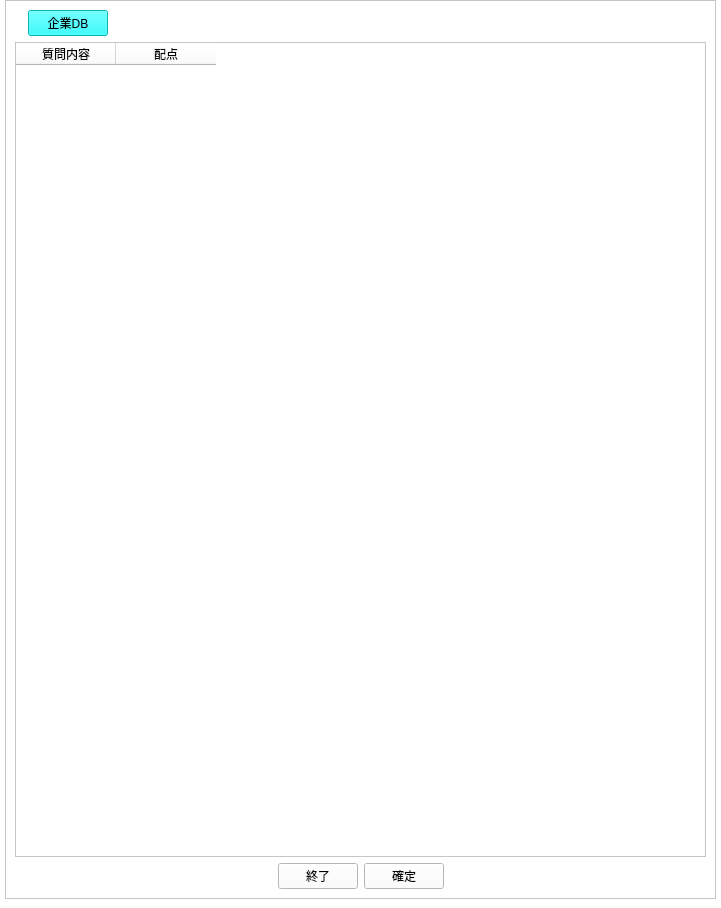
<?xml version="1.0" encoding="UTF-8"?>
<ui version="4.0">
 <class>Form</class>
 <widget class="QWidget" name="Form">
  <property name="geometry">
   <rect>
    <x>0</x>
    <y>0</y>
    <width>721</width>
    <height>908</height>
   </rect>
  </property>
  <property name="windowTitle">
   <string>管理者画面（質問）</string>
  </property>
  <property name="styleSheet">
   <string notr="true">background-color: rgb(255,255,255)</string>
  </property>
  <layout class="QGridLayout" name="gridLayout">
   <property name="leftMargin">
    <number>5</number>
   </property>
   <property name="topMargin">
    <number>0</number>
   </property>
   <property name="rightMargin">
    <number>5</number>
   </property>
   <property name="bottomMargin">
    <number>9</number>
   </property>
   <item row="0" column="0">
    <widget class="QScrollArea" name="scrollArea">
     <property name="styleSheet">
      <string notr="true"/>
     </property>
     <property name="widgetResizable">
      <bool>true</bool>
     </property>
     <widget class="QWidget" name="scrollAreaWidgetContents_2">
      <property name="geometry">
       <rect>
        <x>0</x>
        <y>0</y>
        <width>709</width>
        <height>897</height>
       </rect>
      </property>
      <layout class="QVBoxLayout" name="verticalLayout_2">
       <item>
        <layout class="QHBoxLayout" name="horizontalLayout_3">
         <item>
          <widget class="QLabel" name="label_4">
           <property name="text">
            <string/>
           </property>
           <property name="pixmap">
            <pixmap>../image/enavi_header.png</pixmap>
           </property>
          </widget>
         </item>
         <item>
          <widget class="QPushButton" name="dbBtn">
           <property name="styleSheet">
            <string notr="true">background-color: rgb(0,255,255)</string>
           </property>
           <property name="text">
            <string>企業DB</string>
           </property>
          </widget>
         </item>
         <item>
          <spacer name="horizontalSpacer_3">
           <property name="orientation">
            <enum>Qt::Horizontal</enum>
           </property>
           <property name="sizeHint" stdset="0">
            <size>
             <width>40</width>
             <height>20</height>
            </size>
           </property>
          </spacer>
         </item>
        </layout>
       </item>
       <item>
        <widget class="QTableWidget" name="QAeditTable">
         <column>
          <property name="text">
           <string>質問内容</string>
          </property>
         </column>
         <column>
          <property name="text">
           <string>配点</string>
          </property>
         </column>
        </widget>
       </item>
       <item>
        <layout class="QHBoxLayout" name="horizontalLayout_4">
         <item>
          <spacer name="horizontalSpacer_7">
           <property name="orientation">
            <enum>Qt::Horizontal</enum>
           </property>
           <property name="sizeHint" stdset="0">
            <size>
             <width>40</width>
             <height>20</height>
            </size>
           </property>
          </spacer>
         </item>
         <item>
          <widget class="QPushButton" name="endBtn">
           <property name="text">
            <string>終了</string>
           </property>
          </widget>
         </item>
         <item>
          <widget class="QPushButton" name="applyBtn">
           <property name="text">
            <string>確定</string>
           </property>
          </widget>
         </item>
         <item>
          <spacer name="horizontalSpacer_8">
           <property name="orientation">
            <enum>Qt::Horizontal</enum>
           </property>
           <property name="sizeHint" stdset="0">
            <size>
             <width>40</width>
             <height>20</height>
            </size>
           </property>
          </spacer>
         </item>
        </layout>
       </item>
      </layout>
     </widget>
    </widget>
   </item>
  </layout>
 </widget>
 <resources/>
 <connections/>
</ui>
